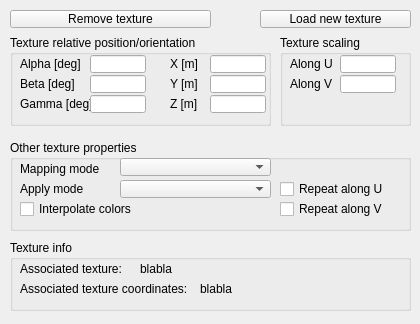
<?xml version="1.0" encoding="UTF-8"?>
<ui version="4.0">
 <class>CQDlgTextures</class>
 <widget class="QDialog" name="CQDlgTextures">
  <property name="geometry">
   <rect>
    <x>0</x>
    <y>0</y>
    <width>420</width>
    <height>324</height>
   </rect>
  </property>
  <property name="windowTitle">
   <string>Texture Properties</string>
  </property>
  <property name="locale">
   <locale language="English" country="UnitedStates"/>
  </property>
  <widget class="QGroupBox" name="groupBox">
   <property name="geometry">
    <rect>
     <x>10</x>
     <y>35</y>
     <width>261</width>
     <height>91</height>
    </rect>
   </property>
   <property name="title">
    <string>Texture relative position/orientation</string>
   </property>
   <property name="flat">
    <bool>false</bool>
   </property>
   <widget class="QLabel" name="label">
    <property name="geometry">
     <rect>
      <x>10</x>
      <y>20</y>
      <width>71</width>
      <height>18</height>
     </rect>
    </property>
    <property name="text">
     <string>Alpha [deg]</string>
    </property>
   </widget>
   <widget class="QLineEdit" name="qqAlpha">
    <property name="geometry">
     <rect>
      <x>80</x>
      <y>20</y>
      <width>56</width>
      <height>18</height>
     </rect>
    </property>
   </widget>
   <widget class="QLabel" name="label_2">
    <property name="geometry">
     <rect>
      <x>10</x>
      <y>40</y>
      <width>71</width>
      <height>18</height>
     </rect>
    </property>
    <property name="text">
     <string>Beta [deg]</string>
    </property>
   </widget>
   <widget class="QLineEdit" name="qqBeta">
    <property name="geometry">
     <rect>
      <x>80</x>
      <y>40</y>
      <width>56</width>
      <height>18</height>
     </rect>
    </property>
   </widget>
   <widget class="QLabel" name="label_3">
    <property name="geometry">
     <rect>
      <x>10</x>
      <y>60</y>
      <width>71</width>
      <height>18</height>
     </rect>
    </property>
    <property name="text">
     <string>Gamma [deg]</string>
    </property>
   </widget>
   <widget class="QLineEdit" name="qqGamma">
    <property name="geometry">
     <rect>
      <x>80</x>
      <y>60</y>
      <width>56</width>
      <height>18</height>
     </rect>
    </property>
   </widget>
   <widget class="QLabel" name="label_4">
    <property name="geometry">
     <rect>
      <x>160</x>
      <y>40</y>
      <width>41</width>
      <height>18</height>
     </rect>
    </property>
    <property name="text">
     <string>Y [m]</string>
    </property>
   </widget>
   <widget class="QLineEdit" name="qqY">
    <property name="geometry">
     <rect>
      <x>200</x>
      <y>40</y>
      <width>56</width>
      <height>18</height>
     </rect>
    </property>
   </widget>
   <widget class="QLabel" name="label_5">
    <property name="geometry">
     <rect>
      <x>160</x>
      <y>60</y>
      <width>41</width>
      <height>18</height>
     </rect>
    </property>
    <property name="text">
     <string>Z [m]</string>
    </property>
   </widget>
   <widget class="QLineEdit" name="qqZ">
    <property name="geometry">
     <rect>
      <x>200</x>
      <y>60</y>
      <width>56</width>
      <height>18</height>
     </rect>
    </property>
   </widget>
   <widget class="QLabel" name="label_6">
    <property name="geometry">
     <rect>
      <x>160</x>
      <y>20</y>
      <width>41</width>
      <height>18</height>
     </rect>
    </property>
    <property name="text">
     <string>X [m]</string>
    </property>
   </widget>
   <widget class="QLineEdit" name="qqX">
    <property name="geometry">
     <rect>
      <x>200</x>
      <y>20</y>
      <width>56</width>
      <height>18</height>
     </rect>
    </property>
   </widget>
  </widget>
  <widget class="QGroupBox" name="groupBox_2">
   <property name="geometry">
    <rect>
     <x>280</x>
     <y>35</y>
     <width>131</width>
     <height>91</height>
    </rect>
   </property>
   <property name="title">
    <string>Texture scaling</string>
   </property>
   <property name="flat">
    <bool>false</bool>
   </property>
   <widget class="QLabel" name="label_7">
    <property name="geometry">
     <rect>
      <x>10</x>
      <y>40</y>
      <width>51</width>
      <height>18</height>
     </rect>
    </property>
    <property name="text">
     <string>Along V</string>
    </property>
   </widget>
   <widget class="QLineEdit" name="qqV">
    <property name="geometry">
     <rect>
      <x>60</x>
      <y>40</y>
      <width>56</width>
      <height>18</height>
     </rect>
    </property>
   </widget>
   <widget class="QLabel" name="label_8">
    <property name="geometry">
     <rect>
      <x>10</x>
      <y>20</y>
      <width>51</width>
      <height>18</height>
     </rect>
    </property>
    <property name="text">
     <string>Along U</string>
    </property>
   </widget>
   <widget class="QLineEdit" name="qqU">
    <property name="geometry">
     <rect>
      <x>60</x>
      <y>20</y>
      <width>56</width>
      <height>18</height>
     </rect>
    </property>
   </widget>
  </widget>
  <widget class="QGroupBox" name="groupBox_3">
   <property name="geometry">
    <rect>
     <x>10</x>
     <y>140</y>
     <width>401</width>
     <height>91</height>
    </rect>
   </property>
   <property name="title">
    <string>Other texture properties</string>
   </property>
   <property name="flat">
    <bool>false</bool>
   </property>
   <widget class="QCheckBox" name="qqInterpolate">
    <property name="geometry">
     <rect>
      <x>10</x>
      <y>60</y>
      <width>151</width>
      <height>18</height>
     </rect>
    </property>
    <property name="focusPolicy">
     <enum>Qt::StrongFocus</enum>
    </property>
    <property name="text">
     <string>Interpolate colors</string>
    </property>
   </widget>
   <widget class="QCheckBox" name="qqRepeatU">
    <property name="geometry">
     <rect>
      <x>270</x>
      <y>40</y>
      <width>121</width>
      <height>18</height>
     </rect>
    </property>
    <property name="focusPolicy">
     <enum>Qt::StrongFocus</enum>
    </property>
    <property name="text">
     <string>Repeat along U</string>
    </property>
   </widget>
   <widget class="QCheckBox" name="qqRepeatV">
    <property name="geometry">
     <rect>
      <x>270</x>
      <y>60</y>
      <width>121</width>
      <height>18</height>
     </rect>
    </property>
    <property name="focusPolicy">
     <enum>Qt::StrongFocus</enum>
    </property>
    <property name="text">
     <string>Repeat along V</string>
    </property>
   </widget>
   <widget class="QComboBox" name="qqMapMode">
    <property name="geometry">
     <rect>
      <x>110</x>
      <y>18</y>
      <width>151</width>
      <height>18</height>
     </rect>
    </property>
   </widget>
   <widget class="QLabel" name="label_11">
    <property name="geometry">
     <rect>
      <x>10</x>
      <y>20</y>
      <width>91</width>
      <height>18</height>
     </rect>
    </property>
    <property name="text">
     <string>Mapping mode</string>
    </property>
   </widget>
   <widget class="QComboBox" name="qqApplyMode">
    <property name="geometry">
     <rect>
      <x>110</x>
      <y>40</y>
      <width>151</width>
      <height>18</height>
     </rect>
    </property>
   </widget>
   <widget class="QLabel" name="label_12">
    <property name="geometry">
     <rect>
      <x>10</x>
      <y>40</y>
      <width>81</width>
      <height>18</height>
     </rect>
    </property>
    <property name="text">
     <string>Apply mode</string>
    </property>
   </widget>
  </widget>
  <widget class="QToolButton" name="qqRemoveSelect">
   <property name="geometry">
    <rect>
     <x>10</x>
     <y>10</y>
     <width>201</width>
     <height>18</height>
    </rect>
   </property>
   <property name="focusPolicy">
    <enum>Qt::StrongFocus</enum>
   </property>
   <property name="text">
    <string>Remove texture</string>
   </property>
  </widget>
  <widget class="QToolButton" name="qqLoad">
   <property name="geometry">
    <rect>
     <x>260</x>
     <y>10</y>
     <width>151</width>
     <height>18</height>
    </rect>
   </property>
   <property name="focusPolicy">
    <enum>Qt::StrongFocus</enum>
   </property>
   <property name="text">
    <string>Load new texture</string>
   </property>
  </widget>
  <widget class="QGroupBox" name="groupBox_4">
   <property name="geometry">
    <rect>
     <x>10</x>
     <y>240</y>
     <width>401</width>
     <height>71</height>
    </rect>
   </property>
   <property name="title">
    <string>Texture info</string>
   </property>
   <property name="flat">
    <bool>false</bool>
   </property>
   <widget class="QLabel" name="label_10">
    <property name="geometry">
     <rect>
      <x>10</x>
      <y>40</y>
      <width>181</width>
      <height>18</height>
     </rect>
    </property>
    <property name="text">
     <string>Associated texture coordinates:</string>
    </property>
   </widget>
   <widget class="QLabel" name="qqTextureName">
    <property name="geometry">
     <rect>
      <x>130</x>
      <y>20</y>
      <width>271</width>
      <height>18</height>
     </rect>
    </property>
    <property name="text">
     <string>blabla</string>
    </property>
   </widget>
   <widget class="QLabel" name="label_9">
    <property name="geometry">
     <rect>
      <x>10</x>
      <y>20</y>
      <width>121</width>
      <height>18</height>
     </rect>
    </property>
    <property name="text">
     <string>Associated texture:</string>
    </property>
   </widget>
   <widget class="QLabel" name="qqTextureCoordinates">
    <property name="geometry">
     <rect>
      <x>190</x>
      <y>40</y>
      <width>211</width>
      <height>18</height>
     </rect>
    </property>
    <property name="text">
     <string>blabla</string>
    </property>
   </widget>
  </widget>
 </widget>
 <tabstops>
  <tabstop>qqRemoveSelect</tabstop>
  <tabstop>qqLoad</tabstop>
  <tabstop>qqAlpha</tabstop>
  <tabstop>qqBeta</tabstop>
  <tabstop>qqGamma</tabstop>
  <tabstop>qqX</tabstop>
  <tabstop>qqY</tabstop>
  <tabstop>qqZ</tabstop>
  <tabstop>qqU</tabstop>
  <tabstop>qqV</tabstop>
  <tabstop>qqMapMode</tabstop>
  <tabstop>qqApplyMode</tabstop>
  <tabstop>qqRepeatU</tabstop>
  <tabstop>qqRepeatV</tabstop>
  <tabstop>qqInterpolate</tabstop>
 </tabstops>
 <resources/>
 <connections/>
</ui>
